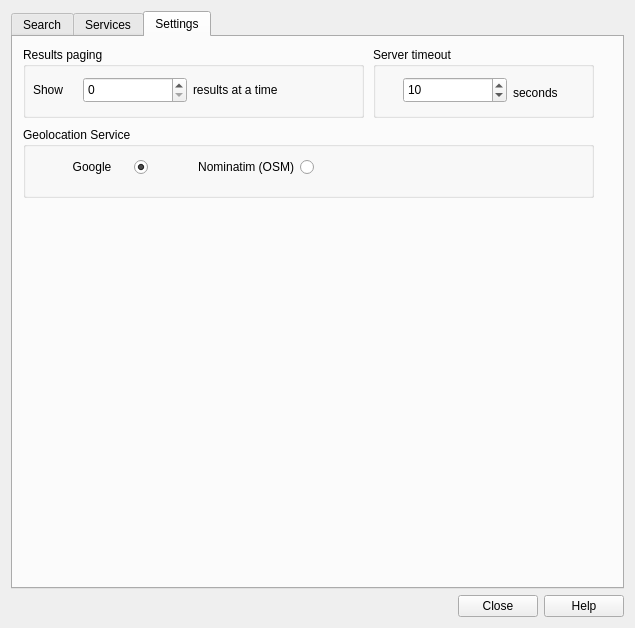
<?xml version="1.0" encoding="UTF-8"?>
<ui version="4.0">
 <class>MetaSearchDialog</class>
 <widget class="QDialog" name="MetaSearchDialog">
  <property name="geometry">
   <rect>
    <x>0</x>
    <y>0</y>
    <width>635</width>
    <height>628</height>
   </rect>
  </property>
  <property name="windowTitle">
   <string>MetaSearch</string>
  </property>
  <layout class="QVBoxLayout" name="verticalLayout">
   <item>
    <widget class="QTabWidget" name="tabWidget">
     <property name="currentIndex">
      <number>2</number>
     </property>
     <widget class="QWidget" name="tabSearch">
      <attribute name="title">
       <string>Search</string>
      </attribute>
      <layout class="QVBoxLayout" name="verticalLayout_2">
       <item>
        <widget class="QGroupBox" name="groupBox">
         <property name="sizePolicy">
          <sizepolicy hsizetype="Expanding" vsizetype="Fixed">
           <horstretch>0</horstretch>
           <verstretch>0</verstretch>
          </sizepolicy>
         </property>
         <property name="title">
          <string>Find</string>
         </property>
         <layout class="QGridLayout" name="gridLayout_3">
          <item row="2" column="1">
           <widget class="QLineEdit" name="leKeywords">
            <property name="sizePolicy">
             <sizepolicy hsizetype="Expanding" vsizetype="Fixed">
              <horstretch>0</horstretch>
              <verstretch>0</verstretch>
             </sizepolicy>
            </property>
           </widget>
          </item>
          <item row="4" column="5">
           <widget class="QPushButton" name="btnSearch">
            <property name="text">
             <string>Search</string>
            </property>
           </widget>
          </item>
          <item row="0" column="0">
           <widget class="QLabel" name="label_4">
            <property name="text">
             <string>Where</string>
            </property>
           </widget>
          </item>
          <item row="2" column="3" colspan="3">
           <widget class="QComboBox" name="cmbConnectionsSearch">
            <property name="sizePolicy">
             <sizepolicy hsizetype="Expanding" vsizetype="Fixed">
              <horstretch>0</horstretch>
              <verstretch>0</verstretch>
             </sizepolicy>
            </property>
           </widget>
          </item>
          <item row="3" column="0" rowspan="2" colspan="3">
           <layout class="QGridLayout" name="gridLayout_2">
            <item row="0" column="0">
             <widget class="QLabel" name="label_4">
              <property name="text">
               <string>Xmax</string>
              </property>
             </widget>
            </item>
            <item row="0" column="1">
             <widget class="QLineEdit" name="leEast">
              <property name="enabled">
               <bool>true</bool>
              </property>
              <property name="minimumSize">
               <size>
                <width>85</width>
                <height>0</height>
               </size>
              </property>
              <property name="text">
               <string>180</string>
              </property>
             </widget>
            </item>
            <item row="0" column="2">
             <widget class="QLabel" name="label_7">
              <property name="text">
               <string>Ymax</string>
              </property>
             </widget>
            </item>
            <item row="0" column="3" colspan="2">
             <widget class="QLineEdit" name="leNorth">
              <property name="minimumSize">
               <size>
                <width>85</width>
                <height>0</height>
               </size>
              </property>
              <property name="text">
               <string>90</string>
              </property>
             </widget>
            </item>
            <item row="1" column="0">
             <widget class="QLabel" name="label_6">
              <property name="text">
               <string>Xmin</string>
              </property>
             </widget>
            </item>
            <item row="1" column="1">
             <widget class="QLineEdit" name="leWest">
              <property name="minimumSize">
               <size>
                <width>85</width>
                <height>0</height>
               </size>
              </property>
              <property name="text">
               <string>-180</string>
              </property>
             </widget>
            </item>
            <item row="1" column="2">
             <widget class="QLabel" name="label_8">
              <property name="text">
               <string>Ymin</string>
              </property>
             </widget>
            </item>
            <item row="1" column="3" colspan="2">
             <widget class="QLineEdit" name="leSouth">
              <property name="minimumSize">
               <size>
                <width>85</width>
                <height>0</height>
               </size>
              </property>
              <property name="text">
               <string>-90</string>
              </property>
             </widget>
            </item>
           </layout>
          </item>
          <item row="3" column="3" colspan="2">
           <widget class="QPushButton" name="btnGlobalBbox">
            <property name="text">
             <string>Set global</string>
            </property>
           </widget>
          </item>
          <item row="2" column="2">
           <widget class="QLabel" name="label">
            <property name="text">
             <string>        From</string>
            </property>
           </widget>
          </item>
          <item row="2" column="0">
           <widget class="QLabel" name="label_3">
            <property name="text">
             <string>Keywords</string>
            </property>
           </widget>
          </item>
          <item row="0" column="1">
           <widget class="QLineEdit" name="leWhere">
            <property name="sizePolicy">
             <sizepolicy hsizetype="Expanding" vsizetype="Fixed">
              <horstretch>0</horstretch>
              <verstretch>0</verstretch>
             </sizepolicy>
            </property>
           </widget>
          </item>
          <item row="4" column="3" colspan="2">
           <widget class="QPushButton" name="btnCanvasBbox">
            <property name="text">
             <string>Map extent</string>
            </property>
           </widget>
          </item>
          <item row="5" column="3" colspan="3">
           <widget class="QComboBox" name="cmbLayerList">
            <property name="enabled">
             <bool>true</bool>
            </property>
            <property name="sizePolicy">
             <sizepolicy hsizetype="Expanding" vsizetype="Fixed">
              <horstretch>0</horstretch>
              <verstretch>0</verstretch>
             </sizepolicy>
            </property>
            <property name="maxCount">
             <number>2147483647</number>
            </property>
           </widget>
          </item>
          <item row="5" column="2">
           <widget class="QLabel" name="label_9">
            <property name="text">
             <string>From Layer :</string>
            </property>
           </widget>
          </item>
          <item row="0" column="3" colspan="3">
           <widget class="QPushButton" name="btnRGeocodeBbox">
            <property name="text">
             <string>Reverse Geocoding</string>
            </property>
            <property name="default">
             <bool>false</bool>
            </property>
            <property name="flat">
             <bool>false</bool>
            </property>
           </widget>
          </item>
         </layout>
        </widget>
       </item>
       <item>
        <widget class="QGroupBox" name="groupBox_2">
         <property name="sizePolicy">
          <sizepolicy hsizetype="Preferred" vsizetype="Expanding">
           <horstretch>0</horstretch>
           <verstretch>0</verstretch>
          </sizepolicy>
         </property>
         <property name="title">
          <string>Results</string>
         </property>
         <layout class="QGridLayout" name="gridLayout_5">
          <item row="1" column="0" colspan="5">
           <widget class="QTreeWidget" name="treeRecords">
            <property name="toolTip">
             <string>Double click to see full record information</string>
            </property>
            <property name="editTriggers">
             <set>QAbstractItemView::NoEditTriggers</set>
            </property>
            <property name="alternatingRowColors">
             <bool>true</bool>
            </property>
            <property name="rootIsDecorated">
             <bool>false</bool>
            </property>
            <property name="itemsExpandable">
             <bool>false</bool>
            </property>
            <property name="sortingEnabled">
             <bool>true</bool>
            </property>
            <property name="allColumnsShowFocus">
             <bool>true</bool>
            </property>
            <attribute name="headerStretchLastSection">
             <bool>true</bool>
            </attribute>
            <column>
             <property name="text">
              <string>Type</string>
             </property>
            </column>
            <column>
             <property name="text">
              <string>Title</string>
             </property>
            </column>
           </widget>
          </item>
          <item row="0" column="0" colspan="3">
           <widget class="QLabel" name="lblResults">
            <property name="text">
             <string/>
            </property>
           </widget>
          </item>
          <item row="2" column="1">
           <widget class="QPushButton" name="btnPrev">
            <property name="minimumSize">
             <size>
              <width>145</width>
              <height>27</height>
             </size>
            </property>
            <property name="text">
             <string>&lt;</string>
            </property>
           </widget>
          </item>
          <item row="2" column="0">
           <widget class="QPushButton" name="btnFirst">
            <property name="text">
             <string>&lt;&lt;</string>
            </property>
           </widget>
          </item>
          <item row="0" column="3" colspan="2">
           <widget class="QPushButton" name="btnShowXml">
            <property name="text">
             <string>View search results as XML</string>
            </property>
           </widget>
          </item>
          <item row="4" column="0">
           <widget class="QPushButton" name="btnAddToWms">
            <property name="sizePolicy">
             <sizepolicy hsizetype="Expanding" vsizetype="Fixed">
              <horstretch>0</horstretch>
              <verstretch>0</verstretch>
             </sizepolicy>
            </property>
            <property name="text">
             <string>Add WMS/WMTS</string>
            </property>
           </widget>
          </item>
          <item row="4" column="1">
           <widget class="QPushButton" name="btnAddToWfs">
            <property name="sizePolicy">
             <sizepolicy hsizetype="Expanding" vsizetype="Fixed">
              <horstretch>0</horstretch>
              <verstretch>0</verstretch>
             </sizepolicy>
            </property>
            <property name="minimumSize">
             <size>
              <width>145</width>
              <height>27</height>
             </size>
            </property>
            <property name="text">
             <string>Add WFS</string>
            </property>
           </widget>
          </item>
          <item row="2" column="4">
           <widget class="QPushButton" name="btnLast">
            <property name="minimumSize">
             <size>
              <width>140</width>
              <height>0</height>
             </size>
            </property>
            <property name="text">
             <string>&gt;&gt;</string>
            </property>
           </widget>
          </item>
          <item row="4" column="3">
           <widget class="QPushButton" name="btnAddToWcs">
            <property name="sizePolicy">
             <sizepolicy hsizetype="Expanding" vsizetype="Fixed">
              <horstretch>0</horstretch>
              <verstretch>0</verstretch>
             </sizepolicy>
            </property>
            <property name="text">
             <string>Add WCS</string>
            </property>
           </widget>
          </item>
          <item row="2" column="3">
           <widget class="QPushButton" name="btnNext">
            <property name="minimumSize">
             <size>
              <width>140</width>
              <height>0</height>
             </size>
            </property>
            <property name="text">
             <string>&gt;</string>
            </property>
           </widget>
          </item>
         </layout>
        </widget>
       </item>
      </layout>
     </widget>
     <widget class="QWidget" name="tabServers">
      <attribute name="title">
       <string>Services</string>
      </attribute>
      <layout class="QGridLayout" name="gridLayout">
       <item row="0" column="0" colspan="5">
        <widget class="QComboBox" name="cmbConnectionsServices"/>
       </item>
       <item row="1" column="0">
        <widget class="QPushButton" name="btnServerInfo">
         <property name="text">
          <string>Service info</string>
         </property>
        </widget>
       </item>
       <item row="1" column="1" colspan="2">
        <widget class="QPushButton" name="btnCapabilities">
         <property name="text">
          <string>GetCapabilities response</string>
         </property>
        </widget>
       </item>
       <item row="2" column="0">
        <widget class="QPushButton" name="btnNew">
         <property name="text">
          <string>New</string>
         </property>
        </widget>
       </item>
       <item row="2" column="1">
        <widget class="QPushButton" name="btnEdit">
         <property name="text">
          <string>Edit</string>
         </property>
        </widget>
       </item>
       <item row="2" column="2">
        <widget class="QPushButton" name="btnDelete">
         <property name="text">
          <string>Delete</string>
         </property>
        </widget>
       </item>
       <item row="2" column="4">
        <widget class="QPushButton" name="btnSave">
         <property name="text">
          <string>Save</string>
         </property>
        </widget>
       </item>
       <item row="3" column="0" colspan="5">
        <widget class="QTextBrowser" name="textMetadata">
         <property name="openExternalLinks">
          <bool>true</bool>
         </property>
        </widget>
       </item>
       <item row="1" column="3" colspan="2">
        <widget class="QPushButton" name="btnAddDefault">
         <property name="text">
          <string>Add default services</string>
         </property>
        </widget>
       </item>
       <item row="2" column="3">
        <widget class="QPushButton" name="btnLoad">
         <property name="text">
          <string>Load</string>
         </property>
        </widget>
       </item>
      </layout>
     </widget>
     <widget class="QWidget" name="tabSettings">
      <attribute name="title">
       <string>Settings</string>
      </attribute>
      <widget class="QGroupBox" name="groupBox_3">
       <property name="geometry">
        <rect>
         <x>10</x>
         <y>10</y>
         <width>341</width>
         <height>71</height>
        </rect>
       </property>
       <property name="title">
        <string>Results paging</string>
       </property>
       <widget class="QLabel" name="label_5">
        <property name="geometry">
         <rect>
          <x>10</x>
          <y>30</y>
          <width>41</width>
          <height>26</height>
         </rect>
        </property>
        <property name="text">
         <string>Show</string>
        </property>
       </widget>
       <widget class="QSpinBox" name="spnRecords">
        <property name="geometry">
         <rect>
          <x>60</x>
          <y>30</y>
          <width>104</width>
          <height>26</height>
         </rect>
        </property>
       </widget>
       <widget class="QLabel" name="label_2">
        <property name="geometry">
         <rect>
          <x>170</x>
          <y>30</y>
          <width>101</width>
          <height>26</height>
         </rect>
        </property>
        <property name="text">
         <string>results at a time</string>
        </property>
        <property name="alignment">
         <set>Qt::AlignLeading|Qt::AlignLeft|Qt::AlignVCenter</set>
        </property>
       </widget>
      </widget>
      <widget class="QGroupBox" name="groupBox_4">
       <property name="geometry">
        <rect>
         <x>10</x>
         <y>90</y>
         <width>571</width>
         <height>71</height>
        </rect>
       </property>
       <property name="toolTip">
        <string notr="true"/>
       </property>
       <property name="statusTip">
        <string notr="true"/>
       </property>
       <property name="whatsThis">
        <string notr="true"/>
       </property>
       <property name="accessibleName">
        <string notr="true"/>
       </property>
       <property name="title">
        <string>Geolocation Service</string>
       </property>
       <widget class="QRadioButton" name="rbGeolocationService_Google">
        <property name="geometry">
         <rect>
          <x>30</x>
          <y>30</y>
          <width>95</width>
          <height>20</height>
         </rect>
        </property>
        <property name="layoutDirection">
         <enum>Qt::RightToLeft</enum>
        </property>
        <property name="text">
         <string>Google     </string>
        </property>
        <property name="checked">
         <bool>true</bool>
        </property>
       </widget>
       <widget class="QRadioButton" name="rbGeolocationService_OSM">
        <property name="geometry">
         <rect>
          <x>140</x>
          <y>30</y>
          <width>151</width>
          <height>20</height>
         </rect>
        </property>
        <property name="layoutDirection">
         <enum>Qt::RightToLeft</enum>
        </property>
        <property name="text">
         <string>Nominatim (OSM)</string>
        </property>
       </widget>
      </widget>
      <widget class="QGroupBox" name="groupBox_5">
       <property name="geometry">
        <rect>
         <x>360</x>
         <y>10</y>
         <width>221</width>
         <height>71</height>
        </rect>
       </property>
       <property name="title">
        <string>Server timeout</string>
       </property>
       <widget class="QSpinBox" name="spnTimeout">
        <property name="geometry">
         <rect>
          <x>30</x>
          <y>30</y>
          <width>104</width>
          <height>26</height>
         </rect>
        </property>
        <property name="value">
         <number>10</number>
        </property>
       </widget>
       <widget class="QLabel" name="label_10">
        <property name="geometry">
         <rect>
          <x>140</x>
          <y>30</y>
          <width>46</width>
          <height>31</height>
         </rect>
        </property>
        <property name="text">
         <string>seconds</string>
        </property>
       </widget>
      </widget>
     </widget>
    </widget>
   </item>
   <item>
    <widget class="QDialogButtonBox" name="buttonBox">
     <property name="orientation">
      <enum>Qt::Horizontal</enum>
     </property>
     <property name="standardButtons">
      <set>QDialogButtonBox::Close|QDialogButtonBox::Help</set>
     </property>
    </widget>
   </item>
  </layout>
 </widget>
 <resources/>
 <connections>
  <connection>
   <sender>buttonBox</sender>
   <signal>accepted()</signal>
   <receiver>MetaSearchDialog</receiver>
   <slot>accept()</slot>
   <hints>
    <hint type="sourcelabel">
     <x>248</x>
     <y>254</y>
    </hint>
    <hint type="destinationlabel">
     <x>157</x>
     <y>274</y>
    </hint>
   </hints>
  </connection>
  <connection>
   <sender>buttonBox</sender>
   <signal>rejected()</signal>
   <receiver>MetaSearchDialog</receiver>
   <slot>reject()</slot>
   <hints>
    <hint type="sourcelabel">
     <x>316</x>
     <y>260</y>
    </hint>
    <hint type="destinationlabel">
     <x>286</x>
     <y>274</y>
    </hint>
   </hints>
  </connection>
 </connections>
</ui>
